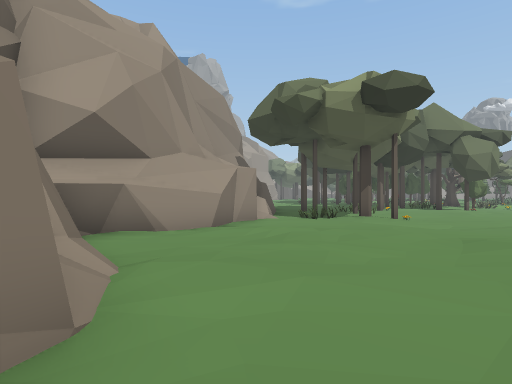
View 1 (above)

19 first-person views from a walk through a scene from a Unity 3-D project. The camera is 1.5 m above the floor, looks level and sees 80° across. The floor is counted in squares, 2 m on a side. Each view is taken from the middle of a square. On the plan, view 1 faces up. The plan holds only what a view shows up to about 10 squares ahead; the rest is blank. The place goes on beyond the plan. The player is left out. Some surface patterns are stand-ins.

View 2
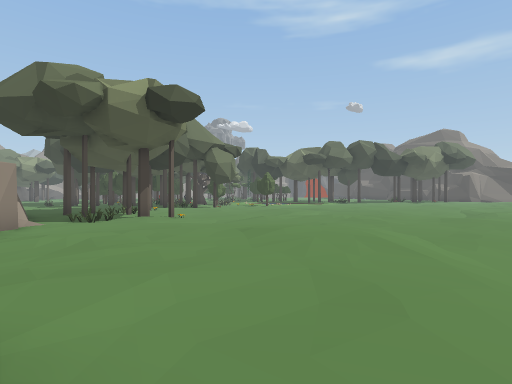

View 3
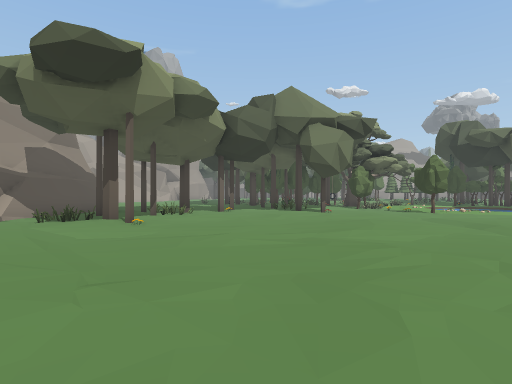

View 4
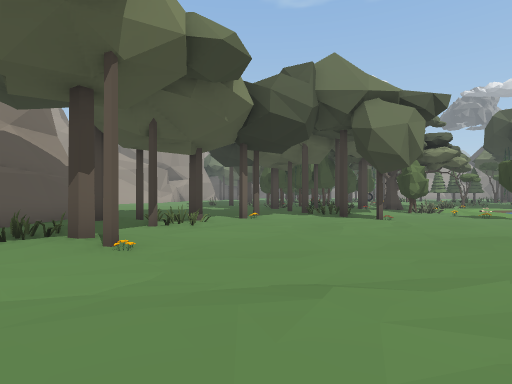

View 5
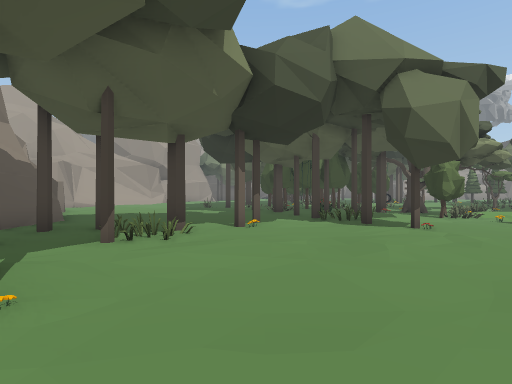

View 6
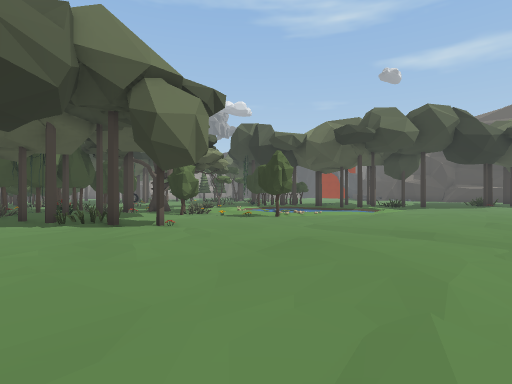

View 7
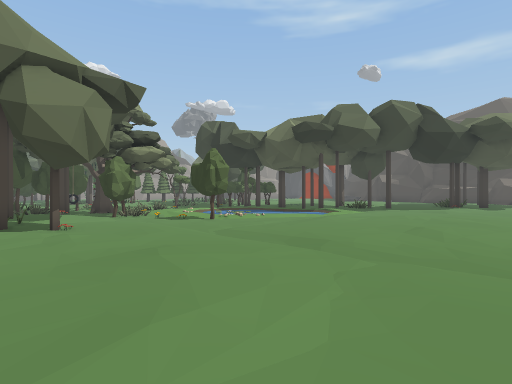

View 8
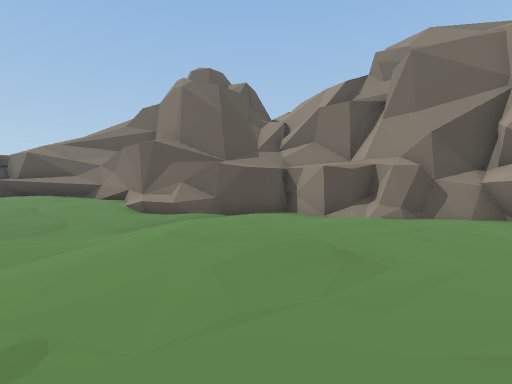

View 9
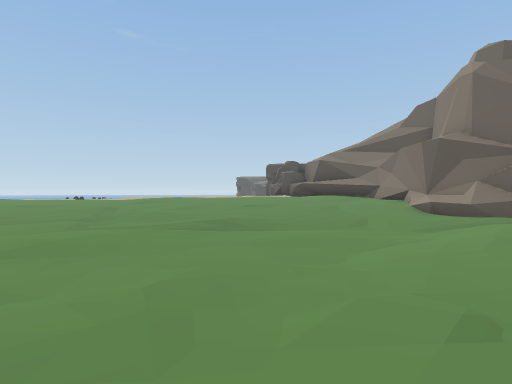

View 10
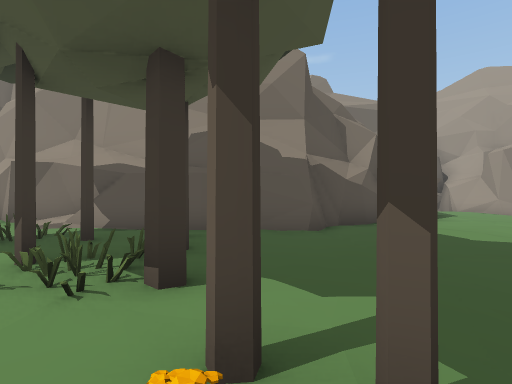

View 11
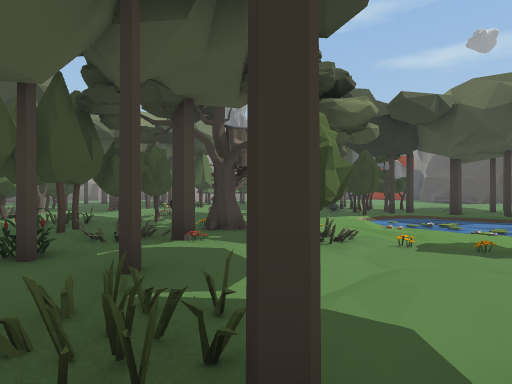

View 12
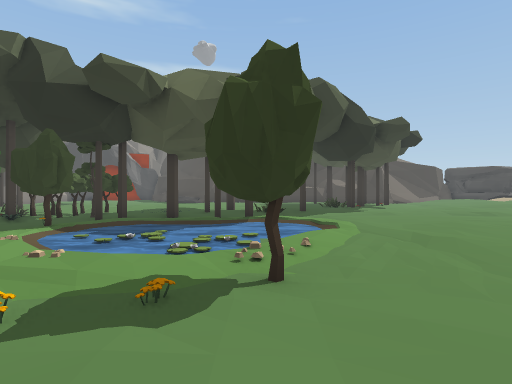

View 13
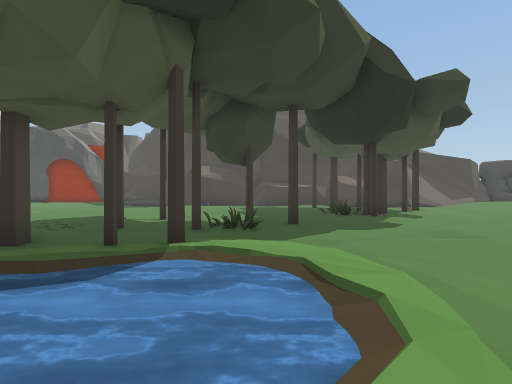

View 14
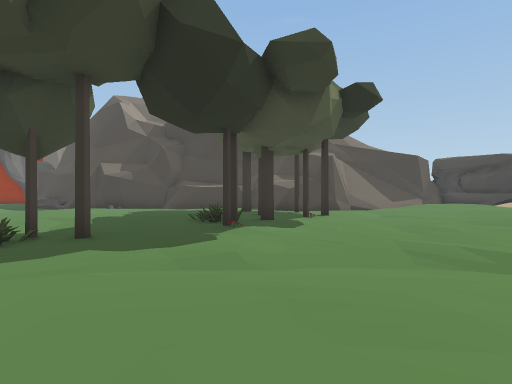

View 15
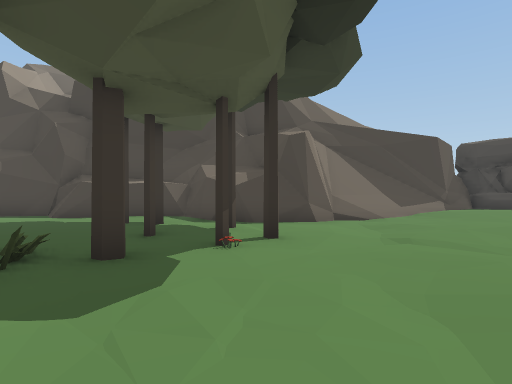

View 16
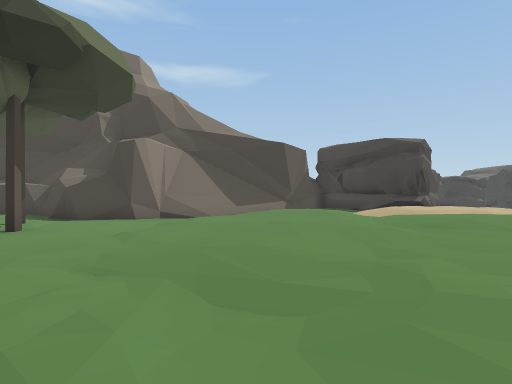

View 17
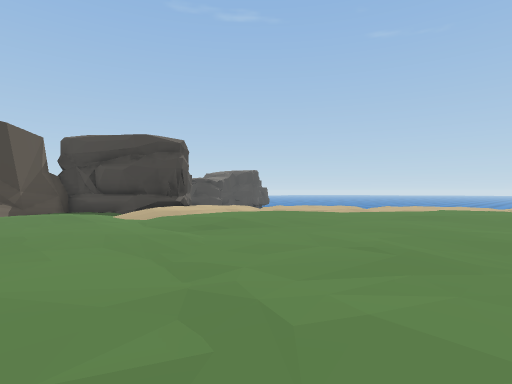

View 18
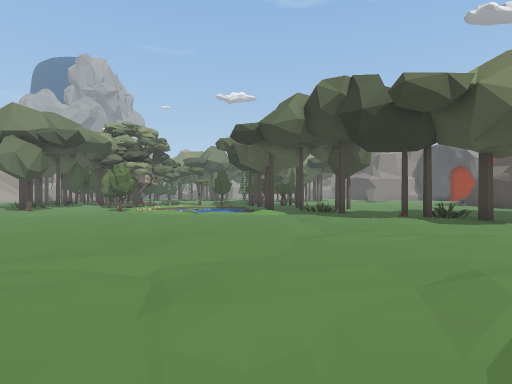

View 19
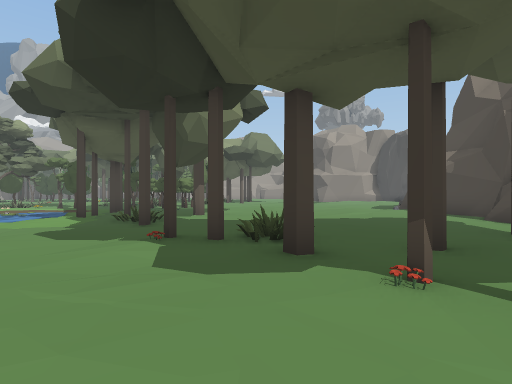

### Floor plan
Key: @ floor where view 1 was taken; # wall or solid block; x gap in a wall; . main floor; : floor 0.25 m higher than the main floor; - floor 0.25 m lower than the main floor; + floor 0.5 m higher than the main floor; * floor 0.75 m higher than the main floor; / step, stairs or slope; = window, fence, low wall or low ledge; ~ water the walk can cross; ≈ water the walk keeps out of; F flower; T tree; O other object.
Columns run from 3 left of view 1 to 33 right of it. Each row starts with its distance up from view 1.
 21  ..        T TT/        O
 20  ..:      OTT..O        O   .:
 19   ...     OT#O#TT  ..T T.  ...
 18    ..:.   .Fx:.. .:.~~/#. ....
 17   #.::....#./:.T //≈O~~/#..::...
 16   ##:......//...F.-≈≈~~/.#..#...
 15    ##....//OO...F/-.~~~/#..#....:: ##
 14    ##:...#:..#...T/-O~~~#/....::....#
 13    ##x:#...:/......./~~///O#.......##
 12    #:::#...::..........//.#..::....#
 11    #.....:.::......:..........::...#
 10    #.O::....................#O:....#
  9    #:.:#....:://.....:.../..####::.##
  8   ##:::.....::./..:.:..../....##::##
  7  ##::::...:.............//....F#:.#
  6 ##:::::/...:/.... ....:.//......:.#
  5 #:::::::/...:.     ...:....::.....##
  4 #::::::+::.:.      ..::....:...:/:.#
  3 ##:::::+:/....      .......://::::/##
  2  #/:::::/....:/      ..:.::/:+/::///#
  1  ##::::/....::.       ../ :/+++++/++#
  0  #:@::/.........       /  +++++++/*+#
 -1  ###/////////////         ++++/////+#
 -2    ##//////://///+        *+++**/*/##
 -3    ##=+////:/+//+++       ******/**#
 -4     #//+*++++++/++*        *****/**#

Positions as (right, up) in squares from view 1, and headings:
1: (0, 0), facing up
2: (-1, 0), facing up-right
3: (7, 2), facing up
4: (6, 5), facing up
5: (6, 7), facing up
6: (6, 7), facing up-right
7: (8, 6), facing up-right
8: (6, 6), facing down-left
9: (7, 6), facing down
10: (7, 14), facing left
11: (8, 14), facing up-right
12: (11, 14), facing right
13: (16, 13), facing right
14: (18, 9), facing right
15: (23, 7), facing right
16: (22, 2), facing right
17: (23, 2), facing down-right
18: (20, 0), facing up
19: (26, 5), facing up
